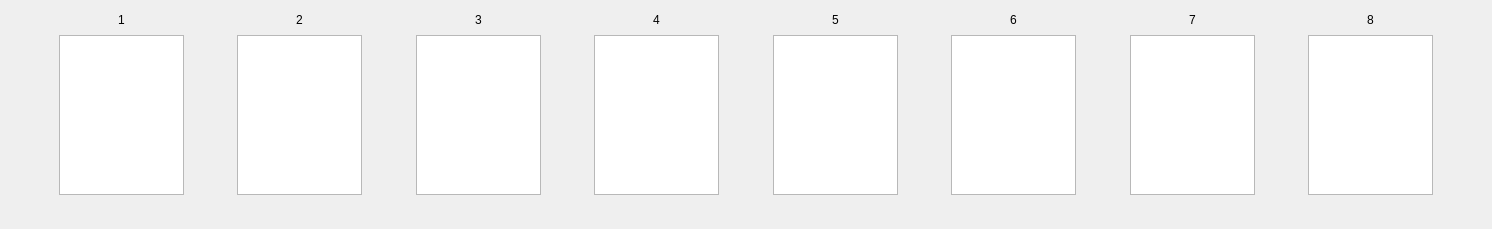
<?xml version="1.0" encoding="UTF-8"?>
<ui version="4.0">
 <class>RecogResult</class>
 <widget class="QWidget" name="RecogResult">
  <property name="geometry">
   <rect>
    <x>0</x>
    <y>0</y>
    <width>1492</width>
    <height>229</height>
   </rect>
  </property>
  <property name="windowTitle">
   <string>Form</string>
  </property>
  <layout class="QGridLayout" name="gridLayout">
   <item row="0" column="0">
    <layout class="QHBoxLayout" name="horizontalLayout">
     <item>
      <spacer name="horizontalSpacer_5">
       <property name="orientation">
        <enum>Qt::Horizontal</enum>
       </property>
       <property name="sizeHint" stdset="0">
        <size>
         <width>40</width>
         <height>20</height>
        </size>
       </property>
      </spacer>
     </item>
     <item>
      <layout class="QVBoxLayout" name="verticalLayout">
       <item>
        <widget class="QLabel" name="label_2">
         <property name="text">
          <string>&lt;html&gt;&lt;head/&gt;&lt;body&gt;&lt;p align=&quot;center&quot;&gt;1&lt;/p&gt;&lt;/body&gt;&lt;/html&gt;</string>
         </property>
        </widget>
       </item>
       <item>
        <widget class="QGraphicsView" name="GV1">
         <property name="minimumSize">
          <size>
           <width>125</width>
           <height>160</height>
          </size>
         </property>
         <property name="maximumSize">
          <size>
           <width>125</width>
           <height>160</height>
          </size>
         </property>
         <property name="verticalScrollBarPolicy">
          <enum>Qt::ScrollBarAlwaysOff</enum>
         </property>
         <property name="horizontalScrollBarPolicy">
          <enum>Qt::ScrollBarAlwaysOff</enum>
         </property>
        </widget>
       </item>
       <item>
        <widget class="QLabel" name="lb1">
         <property name="styleSheet">
          <string notr="true">font: 12pt &quot;微软雅黑&quot;;</string>
         </property>
         <property name="text">
          <string>&lt;html&gt;&lt;head/&gt;&lt;body&gt;&lt;p align=&quot;center&quot;/&gt;&lt;/body&gt;&lt;/html&gt;</string>
         </property>
         <property name="alignment">
          <set>Qt::AlignCenter</set>
         </property>
        </widget>
       </item>
      </layout>
     </item>
     <item>
      <spacer name="horizontalSpacer">
       <property name="orientation">
        <enum>Qt::Horizontal</enum>
       </property>
       <property name="sizeHint" stdset="0">
        <size>
         <width>40</width>
         <height>20</height>
        </size>
       </property>
      </spacer>
     </item>
     <item>
      <layout class="QVBoxLayout" name="verticalLayout_2">
       <item>
        <widget class="QLabel" name="label_3">
         <property name="text">
          <string>&lt;html&gt;&lt;head/&gt;&lt;body&gt;&lt;p align=&quot;center&quot;&gt;2&lt;/p&gt;&lt;/body&gt;&lt;/html&gt;</string>
         </property>
        </widget>
       </item>
       <item>
        <widget class="QGraphicsView" name="GV2">
         <property name="minimumSize">
          <size>
           <width>125</width>
           <height>160</height>
          </size>
         </property>
         <property name="maximumSize">
          <size>
           <width>125</width>
           <height>160</height>
          </size>
         </property>
         <property name="verticalScrollBarPolicy">
          <enum>Qt::ScrollBarAlwaysOff</enum>
         </property>
         <property name="horizontalScrollBarPolicy">
          <enum>Qt::ScrollBarAlwaysOff</enum>
         </property>
        </widget>
       </item>
       <item>
        <widget class="QLabel" name="lb2">
         <property name="styleSheet">
          <string notr="true">font: 12pt &quot;微软雅黑&quot;;</string>
         </property>
         <property name="text">
          <string>&lt;html&gt;&lt;head/&gt;&lt;body&gt;&lt;p align=&quot;center&quot;/&gt;&lt;/body&gt;&lt;/html&gt;</string>
         </property>
         <property name="alignment">
          <set>Qt::AlignCenter</set>
         </property>
        </widget>
       </item>
      </layout>
     </item>
     <item>
      <spacer name="horizontalSpacer_2">
       <property name="orientation">
        <enum>Qt::Horizontal</enum>
       </property>
       <property name="sizeHint" stdset="0">
        <size>
         <width>40</width>
         <height>20</height>
        </size>
       </property>
      </spacer>
     </item>
     <item>
      <layout class="QVBoxLayout" name="verticalLayout_3">
       <item>
        <widget class="QLabel" name="label_5">
         <property name="text">
          <string>&lt;html&gt;&lt;head/&gt;&lt;body&gt;&lt;p align=&quot;center&quot;&gt;3&lt;/p&gt;&lt;/body&gt;&lt;/html&gt;</string>
         </property>
        </widget>
       </item>
       <item>
        <widget class="QGraphicsView" name="GV3">
         <property name="minimumSize">
          <size>
           <width>125</width>
           <height>160</height>
          </size>
         </property>
         <property name="maximumSize">
          <size>
           <width>125</width>
           <height>160</height>
          </size>
         </property>
         <property name="verticalScrollBarPolicy">
          <enum>Qt::ScrollBarAlwaysOff</enum>
         </property>
         <property name="horizontalScrollBarPolicy">
          <enum>Qt::ScrollBarAlwaysOff</enum>
         </property>
        </widget>
       </item>
       <item>
        <widget class="QLabel" name="lb3">
         <property name="styleSheet">
          <string notr="true">font: 12pt &quot;微软雅黑&quot;;</string>
         </property>
         <property name="text">
          <string>&lt;html&gt;&lt;head/&gt;&lt;body&gt;&lt;p align=&quot;center&quot;/&gt;&lt;/body&gt;&lt;/html&gt;</string>
         </property>
         <property name="alignment">
          <set>Qt::AlignCenter</set>
         </property>
        </widget>
       </item>
      </layout>
     </item>
     <item>
      <spacer name="horizontalSpacer_3">
       <property name="orientation">
        <enum>Qt::Horizontal</enum>
       </property>
       <property name="sizeHint" stdset="0">
        <size>
         <width>40</width>
         <height>20</height>
        </size>
       </property>
      </spacer>
     </item>
     <item>
      <layout class="QVBoxLayout" name="verticalLayout_4">
       <item>
        <widget class="QLabel" name="label_7">
         <property name="text">
          <string>&lt;html&gt;&lt;head/&gt;&lt;body&gt;&lt;p align=&quot;center&quot;&gt;4&lt;/p&gt;&lt;/body&gt;&lt;/html&gt;</string>
         </property>
        </widget>
       </item>
       <item>
        <widget class="QGraphicsView" name="GV4">
         <property name="minimumSize">
          <size>
           <width>125</width>
           <height>160</height>
          </size>
         </property>
         <property name="maximumSize">
          <size>
           <width>125</width>
           <height>160</height>
          </size>
         </property>
         <property name="verticalScrollBarPolicy">
          <enum>Qt::ScrollBarAlwaysOff</enum>
         </property>
         <property name="horizontalScrollBarPolicy">
          <enum>Qt::ScrollBarAlwaysOff</enum>
         </property>
        </widget>
       </item>
       <item>
        <widget class="QLabel" name="lb4">
         <property name="styleSheet">
          <string notr="true">font: 12pt &quot;微软雅黑&quot;;</string>
         </property>
         <property name="text">
          <string>&lt;html&gt;&lt;head/&gt;&lt;body&gt;&lt;p align=&quot;center&quot;/&gt;&lt;/body&gt;&lt;/html&gt;</string>
         </property>
         <property name="alignment">
          <set>Qt::AlignCenter</set>
         </property>
        </widget>
       </item>
      </layout>
     </item>
     <item>
      <spacer name="horizontalSpacer_4">
       <property name="orientation">
        <enum>Qt::Horizontal</enum>
       </property>
       <property name="sizeHint" stdset="0">
        <size>
         <width>40</width>
         <height>20</height>
        </size>
       </property>
      </spacer>
     </item>
     <item>
      <layout class="QVBoxLayout" name="verticalLayout_5">
       <item>
        <widget class="QLabel" name="label_9">
         <property name="text">
          <string>&lt;html&gt;&lt;head/&gt;&lt;body&gt;&lt;p align=&quot;center&quot;&gt;5&lt;/p&gt;&lt;/body&gt;&lt;/html&gt;</string>
         </property>
        </widget>
       </item>
       <item>
        <widget class="QGraphicsView" name="GV5">
         <property name="minimumSize">
          <size>
           <width>125</width>
           <height>160</height>
          </size>
         </property>
         <property name="maximumSize">
          <size>
           <width>125</width>
           <height>160</height>
          </size>
         </property>
         <property name="verticalScrollBarPolicy">
          <enum>Qt::ScrollBarAlwaysOff</enum>
         </property>
         <property name="horizontalScrollBarPolicy">
          <enum>Qt::ScrollBarAlwaysOff</enum>
         </property>
        </widget>
       </item>
       <item>
        <widget class="QLabel" name="lb5">
         <property name="styleSheet">
          <string notr="true">font: 12pt &quot;微软雅黑&quot;;</string>
         </property>
         <property name="text">
          <string>&lt;html&gt;&lt;head/&gt;&lt;body&gt;&lt;p align=&quot;center&quot;/&gt;&lt;/body&gt;&lt;/html&gt;</string>
         </property>
         <property name="alignment">
          <set>Qt::AlignCenter</set>
         </property>
        </widget>
       </item>
      </layout>
     </item>
     <item>
      <spacer name="horizontalSpacer_6">
       <property name="orientation">
        <enum>Qt::Horizontal</enum>
       </property>
       <property name="sizeHint" stdset="0">
        <size>
         <width>40</width>
         <height>20</height>
        </size>
       </property>
      </spacer>
     </item>
     <item>
      <layout class="QVBoxLayout" name="verticalLayout_6">
       <item>
        <widget class="QLabel" name="label_11">
         <property name="text">
          <string>&lt;html&gt;&lt;head/&gt;&lt;body&gt;&lt;p align=&quot;center&quot;&gt;6&lt;/p&gt;&lt;/body&gt;&lt;/html&gt;</string>
         </property>
        </widget>
       </item>
       <item>
        <widget class="QGraphicsView" name="GV6">
         <property name="minimumSize">
          <size>
           <width>125</width>
           <height>160</height>
          </size>
         </property>
         <property name="maximumSize">
          <size>
           <width>125</width>
           <height>160</height>
          </size>
         </property>
         <property name="verticalScrollBarPolicy">
          <enum>Qt::ScrollBarAlwaysOff</enum>
         </property>
         <property name="horizontalScrollBarPolicy">
          <enum>Qt::ScrollBarAlwaysOff</enum>
         </property>
        </widget>
       </item>
       <item>
        <widget class="QLabel" name="lb6">
         <property name="styleSheet">
          <string notr="true">font: 12pt &quot;微软雅黑&quot;;</string>
         </property>
         <property name="text">
          <string>&lt;html&gt;&lt;head/&gt;&lt;body&gt;&lt;p align=&quot;center&quot;/&gt;&lt;/body&gt;&lt;/html&gt;</string>
         </property>
         <property name="alignment">
          <set>Qt::AlignCenter</set>
         </property>
        </widget>
       </item>
      </layout>
     </item>
     <item>
      <spacer name="horizontalSpacer_7">
       <property name="orientation">
        <enum>Qt::Horizontal</enum>
       </property>
       <property name="sizeHint" stdset="0">
        <size>
         <width>40</width>
         <height>20</height>
        </size>
       </property>
      </spacer>
     </item>
     <item>
      <layout class="QVBoxLayout" name="verticalLayout_7">
       <item>
        <widget class="QLabel" name="label_12">
         <property name="text">
          <string>&lt;html&gt;&lt;head/&gt;&lt;body&gt;&lt;p align=&quot;center&quot;&gt;7&lt;/p&gt;&lt;/body&gt;&lt;/html&gt;</string>
         </property>
        </widget>
       </item>
       <item>
        <widget class="QGraphicsView" name="GV7">
         <property name="minimumSize">
          <size>
           <width>125</width>
           <height>160</height>
          </size>
         </property>
         <property name="maximumSize">
          <size>
           <width>125</width>
           <height>160</height>
          </size>
         </property>
         <property name="verticalScrollBarPolicy">
          <enum>Qt::ScrollBarAlwaysOff</enum>
         </property>
         <property name="horizontalScrollBarPolicy">
          <enum>Qt::ScrollBarAlwaysOff</enum>
         </property>
        </widget>
       </item>
       <item>
        <widget class="QLabel" name="lb7">
         <property name="styleSheet">
          <string notr="true">font: 12pt &quot;微软雅黑&quot;;</string>
         </property>
         <property name="text">
          <string>&lt;html&gt;&lt;head/&gt;&lt;body&gt;&lt;p align=&quot;center&quot;/&gt;&lt;/body&gt;&lt;/html&gt;</string>
         </property>
         <property name="alignment">
          <set>Qt::AlignCenter</set>
         </property>
        </widget>
       </item>
      </layout>
     </item>
     <item>
      <spacer name="horizontalSpacer_8">
       <property name="orientation">
        <enum>Qt::Horizontal</enum>
       </property>
       <property name="sizeHint" stdset="0">
        <size>
         <width>40</width>
         <height>20</height>
        </size>
       </property>
      </spacer>
     </item>
     <item>
      <layout class="QVBoxLayout" name="verticalLayout_8">
       <item>
        <widget class="QLabel" name="label_13">
         <property name="text">
          <string>&lt;html&gt;&lt;head/&gt;&lt;body&gt;&lt;p align=&quot;center&quot;&gt;8&lt;/p&gt;&lt;/body&gt;&lt;/html&gt;</string>
         </property>
        </widget>
       </item>
       <item>
        <widget class="QGraphicsView" name="GV8">
         <property name="minimumSize">
          <size>
           <width>125</width>
           <height>160</height>
          </size>
         </property>
         <property name="maximumSize">
          <size>
           <width>125</width>
           <height>160</height>
          </size>
         </property>
         <property name="verticalScrollBarPolicy">
          <enum>Qt::ScrollBarAlwaysOff</enum>
         </property>
         <property name="horizontalScrollBarPolicy">
          <enum>Qt::ScrollBarAlwaysOff</enum>
         </property>
        </widget>
       </item>
       <item>
        <widget class="QLabel" name="lb8">
         <property name="styleSheet">
          <string notr="true">font: 12pt &quot;微软雅黑&quot;;</string>
         </property>
         <property name="text">
          <string>&lt;html&gt;&lt;head/&gt;&lt;body&gt;&lt;p align=&quot;center&quot;/&gt;&lt;/body&gt;&lt;/html&gt;</string>
         </property>
         <property name="alignment">
          <set>Qt::AlignCenter</set>
         </property>
        </widget>
       </item>
      </layout>
     </item>
     <item>
      <spacer name="horizontalSpacer_9">
       <property name="orientation">
        <enum>Qt::Horizontal</enum>
       </property>
       <property name="sizeHint" stdset="0">
        <size>
         <width>40</width>
         <height>20</height>
        </size>
       </property>
      </spacer>
     </item>
    </layout>
   </item>
  </layout>
 </widget>
 <resources/>
 <connections/>
</ui>
